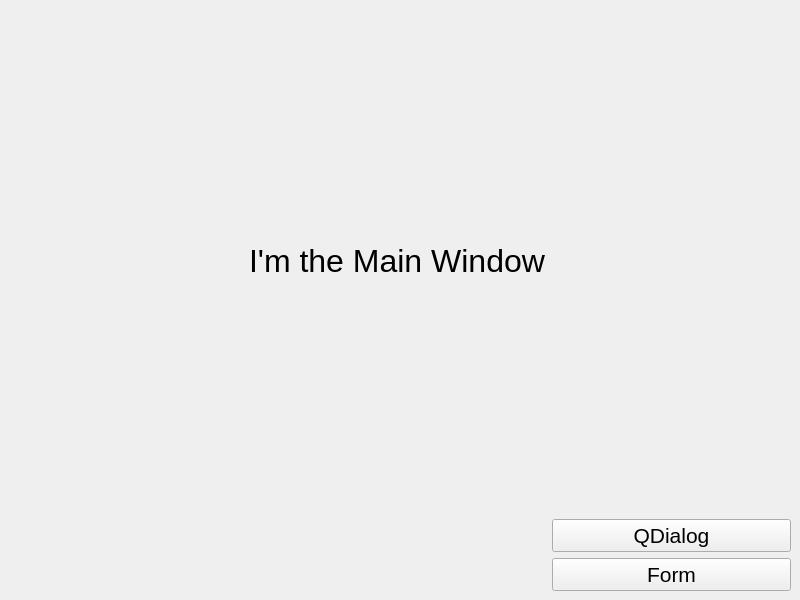
<?xml version="1.0" encoding="UTF-8"?>
<ui version="4.0">
 <class>MainWindow</class>
 <widget class="QMainWindow" name="MainWindow">
  <property name="geometry">
   <rect>
    <x>0</x>
    <y>0</y>
    <width>800</width>
    <height>600</height>
   </rect>
  </property>
  <property name="windowTitle">
   <string>MainWindow</string>
  </property>
  <widget class="QWidget" name="centralwidget">
   <layout class="QGridLayout" name="gridLayout">
    <item row="0" column="0">
     <spacer name="horizontalSpacer">
      <property name="orientation">
       <enum>Qt::Horizontal</enum>
      </property>
      <property name="sizeHint" stdset="0">
       <size>
        <width>40</width>
        <height>20</height>
       </size>
      </property>
     </spacer>
    </item>
    <item row="0" column="2">
     <spacer name="horizontalSpacer_2">
      <property name="orientation">
       <enum>Qt::Horizontal</enum>
      </property>
      <property name="sizeHint" stdset="0">
       <size>
        <width>40</width>
        <height>20</height>
       </size>
      </property>
     </spacer>
    </item>
    <item row="0" column="1">
     <widget class="QLabel" name="label">
      <property name="font">
       <font>
        <pointsize>24</pointsize>
       </font>
      </property>
      <property name="text">
       <string>I'm the Main Window</string>
      </property>
     </widget>
    </item>
    <item row="2" column="2">
     <widget class="QPushButton" name="buttonForm">
      <property name="font">
       <font>
        <pointsize>16</pointsize>
       </font>
      </property>
      <property name="text">
       <string>Form</string>
      </property>
     </widget>
    </item>
    <item row="1" column="2">
     <widget class="QPushButton" name="buttonQDialog">
      <property name="font">
       <font>
        <pointsize>16</pointsize>
       </font>
      </property>
      <property name="text">
       <string>QDialog</string>
      </property>
     </widget>
    </item>
   </layout>
  </widget>
 </widget>
 <resources/>
 <connections/>
</ui>
